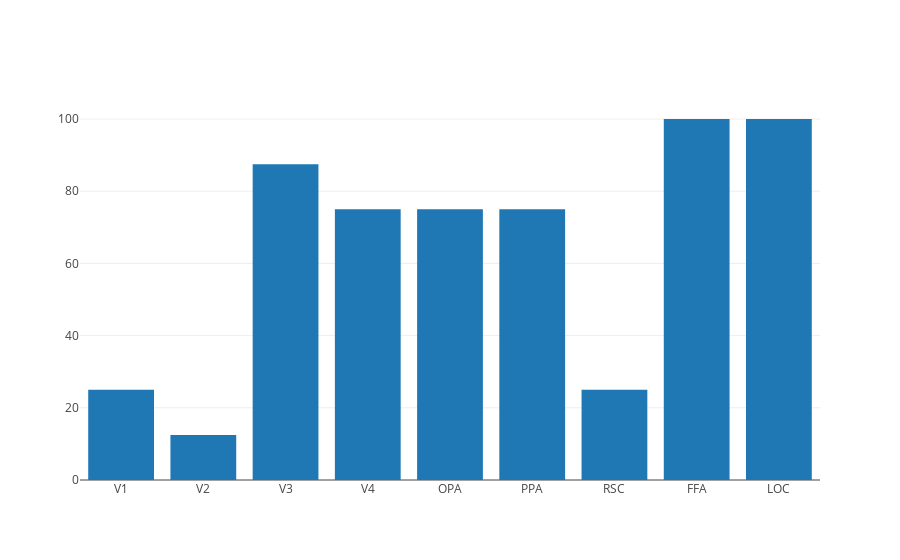

This figure's notebook cell:
### Code cell
from plotly.graph_objs import *

data = [Bar(x=df.Region[(df.Subject==2) & (df.Foveal==1) & (df.Category=='Face')],
            y=df.Accuracy[(df.Subject==2) & (df.Foveal==1) & (df.Category=='Face')])]

plotly.offline.iplot(data)

### Figure 1 — Plotly figure (JSON) as saved in the notebook; plotly's stock layout.template omitted (floating-point values rounded to 4 significant figures)
{"data": [{"type": "bar", "x": ["V1", "V2", "V3", "V4", "OPA", "PPA", "RSC", "FFA", "LOC"], "y": [25, 12.5, 87.5, 75, 75, 75, 25, 100, 100]}], "layout": {}}
